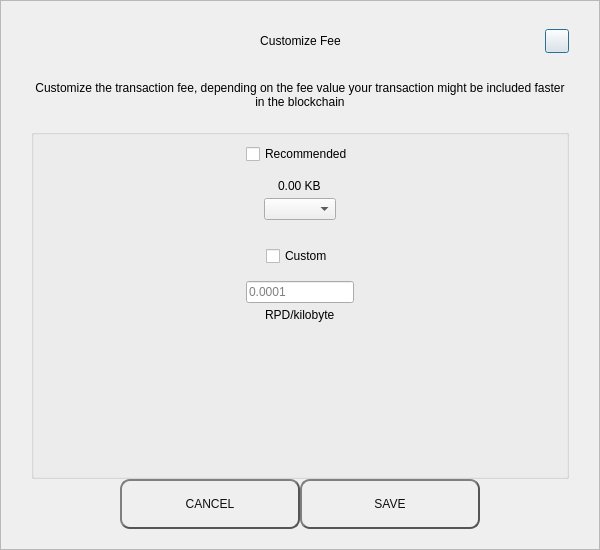
<?xml version="1.0" encoding="UTF-8"?>
<ui version="4.0">
 <class>SendCustomFeeDialog</class>
 <widget class="QDialog" name="SendCustomFeeDialog">
  <property name="geometry">
   <rect>
    <x>0</x>
    <y>0</y>
    <width>600</width>
    <height>550</height>
   </rect>
  </property>
  <property name="windowTitle">
   <string>Form</string>
  </property>
  <layout class="QVBoxLayout" name="verticalLayout_3">
   <property name="spacing">
    <number>0</number>
   </property>
   <property name="leftMargin">
    <number>0</number>
   </property>
   <property name="topMargin">
    <number>0</number>
   </property>
   <property name="rightMargin">
    <number>0</number>
   </property>
   <property name="bottomMargin">
    <number>0</number>
   </property>
   <item>
    <widget class="QFrame" name="frame">
     <property name="styleSheet">
      <string notr="true"/>
     </property>
     <property name="frameShape">
      <enum>QFrame::StyledPanel</enum>
     </property>
     <property name="frameShadow">
      <enum>QFrame::Raised</enum>
     </property>
     <layout class="QVBoxLayout" name="verticalLayout_2">
      <property name="spacing">
       <number>0</number>
      </property>
      <property name="leftMargin">
       <number>30</number>
      </property>
      <property name="topMargin">
       <number>20</number>
      </property>
      <property name="rightMargin">
       <number>30</number>
      </property>
      <property name="bottomMargin">
       <number>20</number>
      </property>
      <item>
       <layout class="QHBoxLayout" name="horizontalLayout_3">
        <property name="spacing">
         <number>0</number>
        </property>
        <item>
         <spacer name="horizontalSpacer_21">
          <property name="orientation">
           <enum>Qt::Horizontal</enum>
          </property>
          <property name="sizeHint" stdset="0">
           <size>
            <width>40</width>
            <height>20</height>
           </size>
          </property>
         </spacer>
        </item>
        <item>
         <widget class="QLabel" name="labelTitle">
          <property name="minimumSize">
           <size>
            <width>0</width>
            <height>40</height>
           </size>
          </property>
          <property name="maximumSize">
           <size>
            <width>16777215</width>
            <height>40</height>
           </size>
          </property>
          <property name="styleSheet">
           <string notr="true">padding-left:24px;</string>
          </property>
          <property name="text">
           <string>Customize Fee</string>
          </property>
          <property name="alignment">
           <set>Qt::AlignCenter</set>
          </property>
          <property name="margin">
           <number>7</number>
          </property>
         </widget>
        </item>
        <item>
         <spacer name="horizontalSpacer">
          <property name="orientation">
           <enum>Qt::Horizontal</enum>
          </property>
          <property name="sizeHint" stdset="0">
           <size>
            <width>40</width>
            <height>20</height>
           </size>
          </property>
         </spacer>
        </item>
        <item>
         <widget class="QPushButton" name="btnEsc">
          <property name="minimumSize">
           <size>
            <width>24</width>
            <height>24</height>
           </size>
          </property>
          <property name="maximumSize">
           <size>
            <width>24</width>
            <height>24</height>
           </size>
          </property>
          <property name="text">
           <string/>
          </property>
         </widget>
        </item>
       </layout>
      </item>
      <item>
       <spacer name="verticalSpacer_2">
        <property name="orientation">
         <enum>Qt::Vertical</enum>
        </property>
        <property name="sizeType">
         <enum>QSizePolicy::Fixed</enum>
        </property>
        <property name="sizeHint" stdset="0">
         <size>
          <width>20</width>
          <height>20</height>
         </size>
        </property>
       </spacer>
      </item>
      <item>
       <widget class="QLabel" name="labelMessage">
        <property name="text">
         <string>Customize the transaction fee, depending on the fee value your transaction might be included faster in the blockchain</string>
        </property>
        <property name="alignment">
         <set>Qt::AlignCenter</set>
        </property>
        <property name="wordWrap">
         <bool>true</bool>
        </property>
       </widget>
      </item>
      <item>
       <spacer name="verticalSpacer_3">
        <property name="orientation">
         <enum>Qt::Vertical</enum>
        </property>
        <property name="sizeType">
         <enum>QSizePolicy::Fixed</enum>
        </property>
        <property name="sizeHint" stdset="0">
         <size>
          <width>20</width>
          <height>20</height>
         </size>
        </property>
       </spacer>
      </item>
      <item>
       <widget class="QGroupBox" name="groupBox">
        <property name="title">
         <string/>
        </property>
        <layout class="QVBoxLayout" name="verticalLayout">
         <property name="leftMargin">
          <number>12</number>
         </property>
         <property name="rightMargin">
          <number>12</number>
         </property>
         <item>
          <layout class="QVBoxLayout" name="verticalLayout_4">
           <property name="spacing">
            <number>5</number>
           </property>
           <item alignment="Qt::AlignHCenter">
            <widget class="QCheckBox" name="checkBoxRecommended">
             <property name="text">
              <string>Recommended</string>
             </property>
            </widget>
           </item>
           <item>
            <spacer name="verticalSpacer_5">
             <property name="orientation">
              <enum>Qt::Vertical</enum>
             </property>
             <property name="sizeType">
              <enum>QSizePolicy::Fixed</enum>
             </property>
             <property name="sizeHint" stdset="0">
              <size>
               <width>20</width>
               <height>10</height>
              </size>
             </property>
            </spacer>
           </item>
           <item alignment="Qt::AlignHCenter">
            <widget class="QLabel" name="labelFee">
             <property name="text">
              <string>0.00 KB</string>
             </property>
            </widget>
           </item>
           <item alignment="Qt::AlignHCenter">
            <widget class="QComboBox" name="comboBoxRecommended"/>
           </item>
          </layout>
         </item>
         <item>
          <spacer name="verticalSpacer">
           <property name="orientation">
            <enum>Qt::Vertical</enum>
           </property>
           <property name="sizeType">
            <enum>QSizePolicy::Fixed</enum>
           </property>
           <property name="sizeHint" stdset="0">
            <size>
             <width>20</width>
             <height>20</height>
            </size>
           </property>
          </spacer>
         </item>
         <item>
          <layout class="QVBoxLayout" name="verticalLayout_5">
           <property name="spacing">
            <number>5</number>
           </property>
           <item alignment="Qt::AlignHCenter">
            <widget class="QCheckBox" name="checkBoxCustom">
             <property name="text">
              <string>Custom</string>
             </property>
            </widget>
           </item>
           <item>
            <spacer name="verticalSpacer_6">
             <property name="orientation">
              <enum>Qt::Vertical</enum>
             </property>
             <property name="sizeType">
              <enum>QSizePolicy::Fixed</enum>
             </property>
             <property name="sizeHint" stdset="0">
              <size>
               <width>20</width>
               <height>10</height>
              </size>
             </property>
            </spacer>
           </item>
           <item alignment="Qt::AlignHCenter">
            <widget class="QLineEdit" name="lineEditCustomFee">
             <property name="placeholderText">
              <string notr="true">0.0001</string>
             </property>
            </widget>
           </item>
           <item alignment="Qt::AlignHCenter">
            <widget class="QLabel" name="labelCustomFee">
             <property name="text">
              <string>RPD/kilobyte</string>
             </property>
            </widget>
           </item>
          </layout>
         </item>
         <item>
          <spacer name="verticalSpacer_4">
           <property name="orientation">
            <enum>Qt::Vertical</enum>
           </property>
           <property name="sizeHint" stdset="0">
            <size>
             <width>20</width>
             <height>40</height>
            </size>
           </property>
          </spacer>
         </item>
        </layout>
       </widget>
      </item>
      <item>
       <layout class="QHBoxLayout" name="horizontalLayout" stretch="1,2,2,1">
        <item>
         <spacer name="horizontalSpacer1">
          <property name="orientation">
           <enum>Qt::Horizontal</enum>
          </property>
          <property name="sizeHint" stdset="0">
           <size>
            <width>40</width>
            <height>20</height>
           </size>
          </property>
         </spacer>
        </item>
        <item>
         <widget class="QPushButton" name="btnCancel">
          <property name="minimumSize">
           <size>
            <width>180</width>
            <height>50</height>
           </size>
          </property>
          <property name="focusPolicy">
           <enum>Qt::NoFocus</enum>
          </property>
          <property name="styleSheet">
           <string notr="true">QPushButton {
color: #0F0F0F;
border: 2px solid #555;
border-radius: 10px;
border-style: outset;
background: qradialgradient(
cx: 0.3, cy: -0.4, fx: 0.3, fy: -0.4,
radius: 1.35, stop: 0 #d1d5db, stop: 1 #d1d5db
);
padding: 5px;
}

QPushButton:hover {
background: qradialgradient(
cx: 0.3, cy: -0.4, fx: 0.3, fy: -0.4,
radius: 1.35, stop: 0 #d1d5db, stop: 1 #d1d5db
);
}</string>
          </property>
          <property name="text">
           <string>CANCEL</string>
          </property>
         </widget>
        </item>
        <item>
         <widget class="QPushButton" name="btnSave">
          <property name="minimumSize">
           <size>
            <width>180</width>
            <height>50</height>
           </size>
          </property>
          <property name="focusPolicy">
           <enum>Qt::NoFocus</enum>
          </property>
          <property name="styleSheet">
           <string notr="true">QPushButton {
color: #0F0F0F;
border: 2px solid #555;
border-radius: 10px;
border-style: outset;
background: qradialgradient(
cx: 0.3, cy: -0.4, fx: 0.3, fy: -0.4,
radius: 1.35, stop: 0 #d1d5db, stop: 1 #d1d5db
);
padding: 5px;
}

QPushButton:hover {
background: qradialgradient(
cx: 0.3, cy: -0.4, fx: 0.3, fy: -0.4,
radius: 1.35, stop: 0 #d1d5db, stop: 1 #d1d5db
);
}</string>
          </property>
          <property name="text">
           <string>SAVE</string>
          </property>
         </widget>
        </item>
        <item>
         <spacer name="horizontalSpacer_2">
          <property name="orientation">
           <enum>Qt::Horizontal</enum>
          </property>
          <property name="sizeHint" stdset="0">
           <size>
            <width>40</width>
            <height>20</height>
           </size>
          </property>
         </spacer>
        </item>
       </layout>
      </item>
     </layout>
    </widget>
   </item>
  </layout>
 </widget>
 <resources/>
 <connections/>
</ui>
